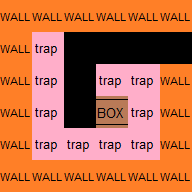

This is a level from a 2D game, rendered from its Tiled map with the project's own tilesets. A one-line summary and the map file follow, with tile-layer data summarised:
An orthogonal 6x6 tile map with 32x32 px tiles, 2 tile layers (Calque de Tile 1, meta), 2 tilesets.

<map version="1.0" orientation="orthogonal" width="6" height="6" tilewidth="32" tileheight="32">
 <tileset firstgid="1" name="min" tilewidth="32" tileheight="32">
  <image source="../tilesets/walls.png" width="256" height="192" />
 </tileset>
 <tileset firstgid="49" name="meta" tilewidth="32" tileheight="32">
  <image source="../tilesets/metaset2.png" width="128" height="96" />
 </tileset>
 <layer name="Calque de Tile 1" width="6" height="6">
  <data>[36 cells, 36 non-empty, 8 distinct tile ids]</data>
 </layer>
 <layer name="meta" width="6" height="6">
  <data>[36 cells, 30 non-empty, 3 distinct tile ids]</data>
 </layer>
</map>
